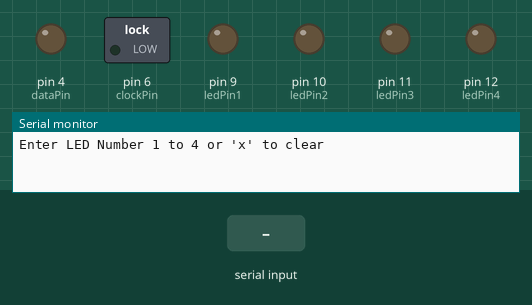
This sketch was run on a simulated Arduino Leonardo, built with avr-gcc and run on an emulated ATmega32U4. On the bench: switched loads named in the sketch (green lamp = pin HIGH), output pins drawn as LEDs (lit = HIGH), the last lines printed to the serial monitor. The test bench sets the inputs (shaded band).

Above: at 1.2 s.
1.3 s: "1" received over Serial
At 2.0 s:
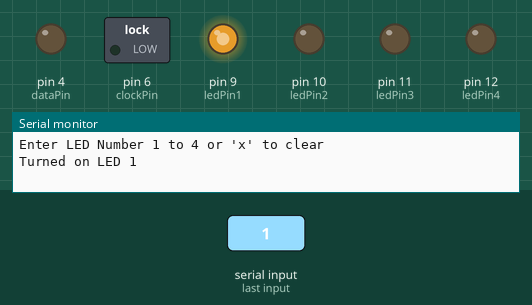
2.8 s: "2" received over Serial
At 3.2 s:
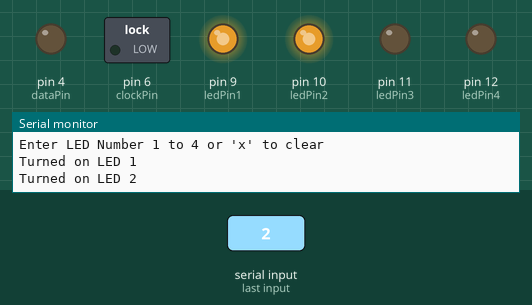
4.3 s: "x" received over Serial
At 5.5 s:
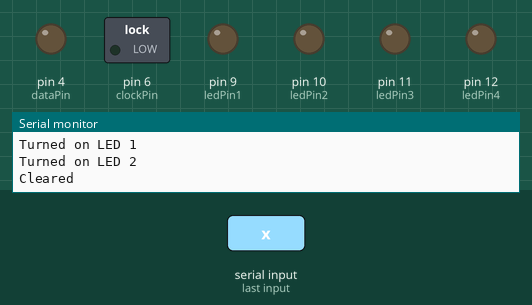
5.8 s: "2" received over Serial
At 6.6 s:
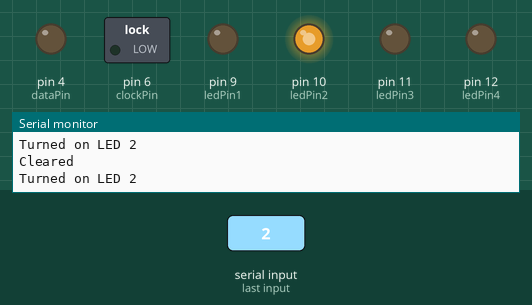
Timing chart, 0 to 8.3 s (numbered marks = the images above; inputs shaded):
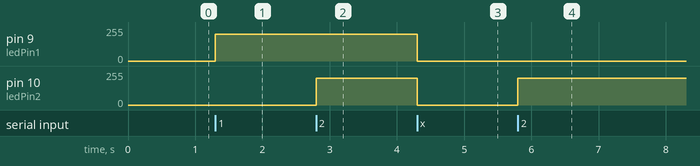

The sketch:

Serial.ino
```cpp
/*
Adafruit Arduino - Lesson 5. Serial Monitor
*/

int latchPin = 5;
int clockPin = 6;
int dataPin = 4;

//LED Pin
int ledPin1 = 9;
int ledPin2 = 10;
int ledPin3 = 11;
int ledPin4 = 12;

byte leds = 0;

void setup()
{
  pinMode(latchPin, OUTPUT);
  pinMode(dataPin, OUTPUT);
  pinMode(clockPin, OUTPUT);
  pinMode(ledPin1, OUTPUT);
  pinMode(ledPin2, OUTPUT);
  pinMode(ledPin3, OUTPUT);
  pinMode(ledPin4, OUTPUT);
  Serial.begin(9600);
  while (! Serial); // Wait untilSerial is ready - Leonardo
  Serial.println("Enter LED Number 1 to 4 or 'x' to clear");
}

void loop()
{
  if (Serial.available())
  {
    char ch = Serial.read();
    if (ch >= '1' && ch <= '4')
    {
      int led = ch - '1' + 9;
      Serial.print("Turned on LED ");
      Serial.println(ch);
      analogWrite(led, 200);  //write the value
    }
    if (ch == 'x')
    {
      analogWrite(ledPin1, 0);  //write the value
      analogWrite(ledPin2, 0);  //write the value
      analogWrite(ledPin3, 0);  //write the value
      analogWrite(ledPin4, 0);  //write the value
      Serial.println("Cleared");
    }
  }
}
```

Measured:
- after the input at 1.3 s, pin 9 (ledPin1): 0/255 → 200/255 at once
- after the input at 2.8 s, pin 10 (ledPin2): 0/255 → 200/255 at once
- after the input at 4.3 s, pin 9 (ledPin1), pin 10 (ledPin2): 200/255 → 0/255 at once
- after the input at 5.8 s, pin 10 (ledPin2): 0/255 → 200/255 at once
